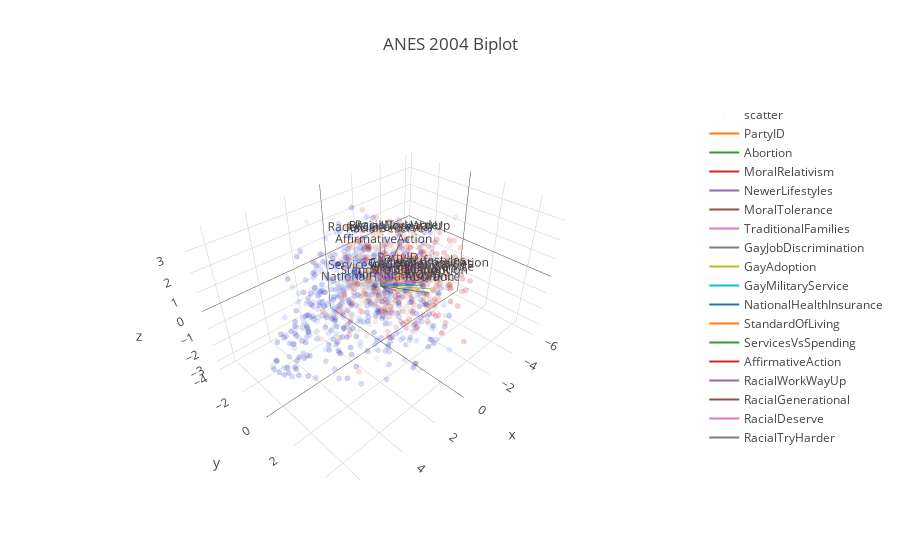

This figure's notebook cell:
### Markdown cell above
### Biplot

A scatterplot projected onto the first two principal components.

### Code cell
data_scaled = pd.DataFrame(_scaled, columns=df.columns)
triplot(pca, data_scaled, title='ANES {} Biplot'.format(YEAR), color=data_scaled.PartyID)

### Figure 1 — Plotly figure (JSON) as saved in the notebook; plotly's stock layout.template omitted (floating-point values rounded to 4 significant figures; data arrays with more than 128 entries replaced by an {"elided": "..."} marker saying what was removed)
{"data": [{"marker": {"color": {"elided": "1066 float values"}, "opacity": 0.2, "size": 2}, "mode": "markers", "name": "scatter", "type": "scatter3d", "x": {"elided": "1066 float values"}, "y": {"elided": "1066 float values"}, "z": {"elided": "1066 float values"}}, {"mode": "lines+text", "name": "PartyID", "text": ["", "PartyID"], "type": "scatter3d", "x": [0, -1.881], "y": [0, -0.6439], "z": [0, -0.6532]}, {"mode": "lines+text", "name": "Abortion", "text": ["", "Abortion"], "type": "scatter3d", "x": [0, -1.288], "y": [0, 1.924], "z": [0, -0.1097]}, {"mode": "lines+text", "name": "MoralRelativism", "text": ["", "MoralRelativism"], "type": "scatter3d", "x": [0, -1.161], "y": [0, -0.08952], "z": [0, -0.9139]}, {"mode": "lines+text", "name": "NewerLifestyles", "text": ["", "NewerLifestyles"], "type": "scatter3d", "x": [0, -1.74], "y": [0, 1.062], "z": [0, 0.04907]}, {"mode": "lines+text", "name": "MoralTolerance", "text": ["", "MoralTolerance"], "type": "scatter3d", "x": [0, -1.517], "y": [0, 0.806], "z": [0, -0.2953]}, {"mode": "lines+text", "name": "TraditionalFamilies", "text": ["", "TraditionalFamilies"], "type": "scatter3d", "x": [0, -1.554], "y": [0, 1.119], "z": [0, 0.1171]}, {"mode": "lines+text", "name": "GayJobDiscrimination", "text": ["", "GayJobDiscrimination"], "type": "scatter3d", "x": [0, -1.609], "y": [0, 1.573], "z": [0, 0.2205]}, {"mode": "lines+text", "name": "GayAdoption", "text": ["", "GayAdoption"], "type": "scatter3d", "x": [0, -1.654], "y": [0, 1.728], "z": [0, -0.1445]}, {"mode": "lines+text", "name": "GayMilitaryService", "text": ["", "GayMilitaryService"], "type": "scatter3d", "x": [0, -1.29], "y": [0, 1.508], "z": [0, 0.1176]}, {"mode": "lines+text", "name": "NationalHealthInsurance", "text": ["", "NationalHealthInsurance"], "type": "scatter3d", "x": [0, -1.43], "y": [0, -0.7074], "z": [0, -1.492]}, {"mode": "lines+text", "name": "StandardOfLiving", "text": ["", "StandardOfLiving"], "type": "scatter3d", "x": [0, -1.559], "y": [0, -0.9945], "z": [0, -1.456]}, {"mode": "lines+text", "name": "ServicesVsSpending", "text": ["", "ServicesVsSpending"], "type": "scatter3d", "x": [0, -1.418], "y": [0, -1.23], "z": [0, -1.166]}, {"mode": "lines+text", "name": "AffirmativeAction", "text": ["", "AffirmativeAction"], "type": "scatter3d", "x": [0, -1.707], "y": [0, -1.533], "z": [0, 0.2874]}, {"mode": "lines+text", "name": "RacialWorkWayUp", "text": ["", "RacialWorkWayUp"], "type": "scatter3d", "x": [0, -1.767], "y": [0, -0.4529], "z": [0, 1.326]}, {"mode": "lines+text", "name": "RacialGenerational", "text": ["", "RacialGenerational"], "type": "scatter3d", "x": [0, -1.546], "y": [0, -1.573], "z": [0, 1.04]}, {"mode": "lines+text", "name": "RacialDeserve", "text": ["", "RacialDeserve"], "type": "scatter3d", "x": [0, -1.808], "y": [0, -1.483], "z": [0, 0.8925]}, {"mode": "lines+text", "name": "RacialTryHarder", "text": ["", "RacialTryHarder"], "type": "scatter3d", "x": [0, -1.572], "y": [0, -0.2994], "z": [0, 1.493]}], "layout": {"title": "ANES 2004 Biplot", "xaxis": {"title": "Principal Component One"}, "yaxis": {"title": "Principal Component Two"}}}
